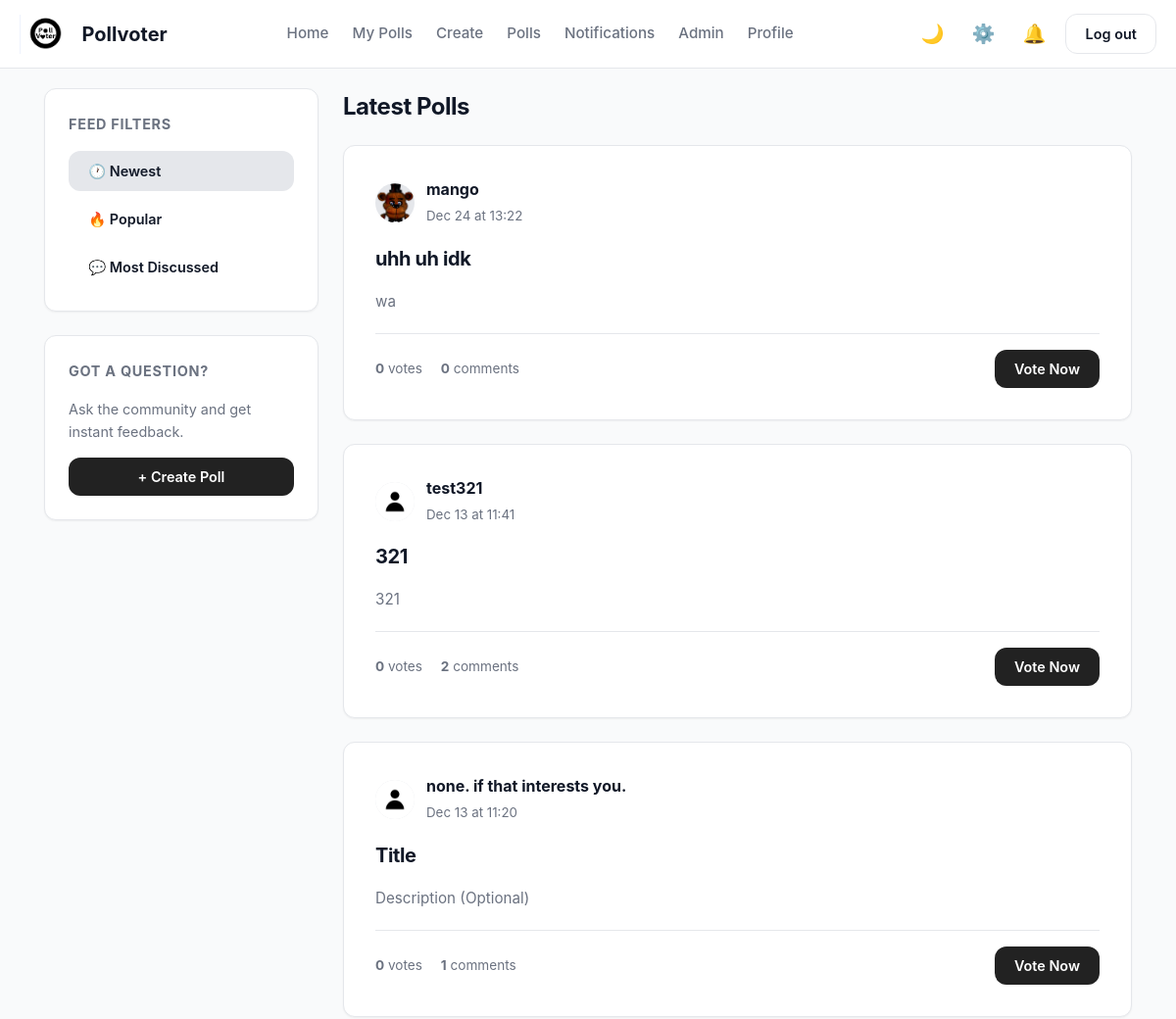
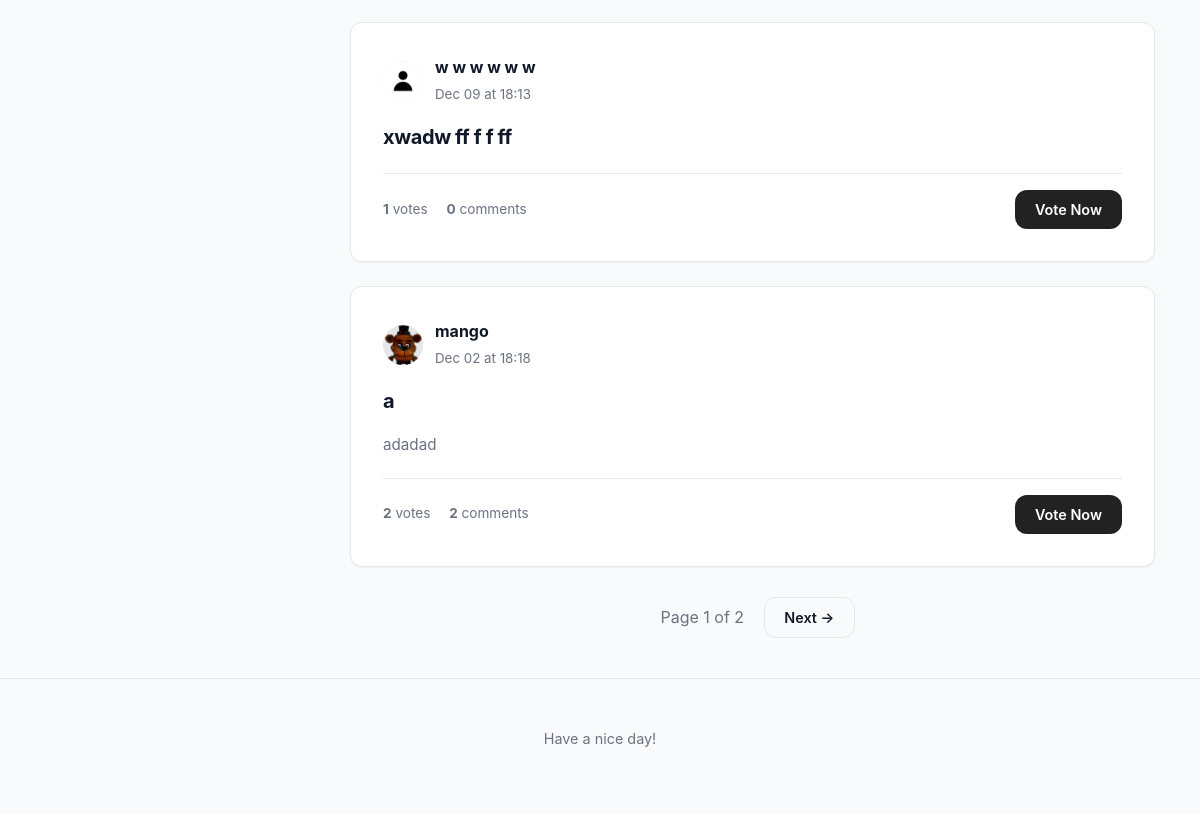
The page /polls (signed in) on the database its author committed (2 pictures, top to bottom).
### app/models.py (models this page shows, shortened)
class Poll(db.Model):
    __tablename__ = "poll"
    id = Column(Integer, primary_key=True)
    title = Column(Text, nullable=False)
    description = Column(String(120))
    created_at = Column(DateTime, default=datetime.now)
    user_id = Column(Integer, ForeignKey("user.id"), nullable=False)
    author = relationship("User", back_populates="polls")
    comments = relationship("Comment", back_populates="poll", cascade="all, delete-orphan")
    options = relationship("PollOption", back_populates="poll", cascade="all, delete-orphan")
    votes = relationship("Vote", back_populates="poll", cascade="all, delete-orphan")
    def getvotecount(self):
        return len(self.votes)

class User(UserMixin, db.Model):
    __tablename__ = "user"
    id = Column(Integer, primary_key=True)
    username = Column(String(20), unique=True, nullable = False)
    created_at = Column(DateTime, default=datetime.now)
    full_name = Column(String(20))
    bio = Column(String(100))
    pfp = Column(Text)
    password_hash = Column(Text)
    is_admin = Column(Boolean, default = False)
    polls = relationship("Poll", back_populates="author")
    votes = relationship("Vote", back_populates="user")
    comments = relationship("Comment", back_populates="author")
    def getpfp(self):
        if self.pfp:
            return f"/static/uploads/pfp/{self.pfp}"
        else:
            return f"/static/uploads/pfp/default.jpg"
    blocked = relationship(
        "User", secondary=blocklist,
        primaryjoin=(blocklist.c.blocker_id == id),
        secondaryjoin=(blocklist.c.blocked_id == id),
        backref=db.backref("blocked_by", lazy="dynamic"),
        lazy="dynamic"
    )
    followed = relationship(
        "User", secondary=followers,
        primaryjoin=(followers.c.follower_id == id),
        secondaryjoin=(followers.c.followed_id == id),
        backref=db.backref("followers", lazy="dynamic"),
        lazy="dynamic"
    )

### app/routes.py (the view)
@polls.route('/polls')
@login_required
def listpolls():
    sort_by = request.args.get('sort_by', 'newest', type=str)
    page = request.args.get('page', 1, type=int)
    blocked_ids = [user.id for user in current_user.blocked]
    blocked_by_ids = [user.id for user in current_user.blocked_by]
    exclude_ids = blocked_ids + blocked_by_ids
    query = Poll.query.filter(Poll.user_id.notin_(exclude_ids))
    if sort_by == 'popular':
        query = query.outerjoin(Vote).group_by(Poll.id).order_by(db.func.count(Vote.id).desc())
    elif sort_by == 'discussed':
        query = query.outerjoin(Comment).group_by(Poll.id).order_by(db.func.count(Comment.id).desc())
    else:
        query = query.order_by(Poll.created_at.desc())
    polls = query.paginate(page=page, per_page=5)
    return render_template('polls.html', polls=polls, sort_by=sort_by)

### app/__init__.py (called while the page is built)
def create_app():
    app = Flask(__name__)
    app.config['SECRET_KEY'] = 'your_secret_key'
    app.config['SQLALCHEMY_DATABASE_URI'] = 'sqlite:///pollvoter.db'
    app.config['SQLALCHEMY_TRACK_MODIFICATIONS'] = False
    app.config["UPLOAD_FOLDER"] = "static/uploads"
    app.config["PFP_FOLDER"] =  "app/static/uploads/pfp"
    db.init_app(app)
    login_manager.init_app(app)
    migrate.init_app(app, db)
    app.register_blueprint(auth)
    app.register_blueprint(main)
    app.register_blueprint(polls)
    app.register_blueprint(admin)
    @login_manager.user_loader
    def load_user(userid):
        return User.query.get(int(userid))
    return app

### app/routes.py (called while the page is built)
@main.app_context_processor
def dropdown_notifications():
    if current_user.is_authenticated:
        unread_count = Notification.query.filter_by(recipient_id = current_user.id, is_read = False).count()
        latest_notifs = Notification.query.filter_by(recipient_id = current_user.id).order_by(Notification.created_at.desc()).limit(5).all()
        return dict(unread_count = unread_count, latest_notifs = latest_notifs)
    return dict(unread_count = 0, latest_notifs = [])

### app/templates/polls.html (shortened to what this page needs)
{% extends "base.html" %}
{% block content %}
<div class="dashboard-layout">
    <aside class="sidebar">
        <div class="sidebar-widget">
            <h3 class="widget-title">Feed Filters</h3>
            <div class="filter-menu" style="display: flex; flex-direction: column; gap: 8px;">
                <a href="{{ url_for('polls.listpolls', sort_by='newest') }}"
                   class="btn btn-outline"
                   style="text-align: left; border-color: transparent; background: {{ 'var(--border-subtle)' if request.args.get('sort_by') == 'newest' or not request.args.get('sort_by') else 'transparent' }};">
                   🕐 Newest
                </a>
                <a href="{{ url_for('polls.listpolls', sort_by='popular') }}"
                   class="btn btn-outline"
                   style="text-align: left; border-color: transparent; background: {{ 'var(--border-subtle)' if request.args.get('sort_by') == 'popular' else 'transparent' }};">
                   🔥 Popular
                </a>
                <a href="{{ url_for('polls.listpolls', sort_by='discussed') }}"
                   class="btn btn-outline"
                   style="text-align: left; border-color: transparent; background: {{ 'var(--border-subtle)' if request.args.get('sort_by') == 'discussed' else 'transparent' }};">
                   💬 Most Discussed
                </a>
            </div>
        </div>
        <div class="sidebar-widget">
            <h3 class="widget-title">Got a question?</h3>
            <p style="font-size: 0.9rem; margin-bottom: 15px;">Ask the community and get instant feedback.</p>
            <a href="{{ url_for('polls.create_poll') }}" class="btn btn-primary" style="display:block; text-align: center;">
                + Create Poll
            </a>
        </div>
    </aside>
    <main class="feed">
        <h2 style="margin-bottom: 20px;">
            {% if request.args.get('sort_by') == 'popular' %}
                Popular Polls
            {% elif request.args.get('sort_by') == 'discussed' %}
                Discussed Polls
            {% else %}
                Latest Polls
            {% endif %}
        </h2>
        {% if polls.items %}
            {% for poll in polls.items %}
            <div class="poll-card">
                <div class="user-row" style="margin-bottom: 15px; border-bottom: none; padding-bottom: 0;">
                    <img src="{{ poll.author.getpfp() if poll.author.getpfp else url_for('static', filename='default.png') }}"
                         class="avatar-sm" alt="Author">
                    <div class="user-info">
                        <strong style="color: var(--text-main);">
                            {{ poll.author.full_name if poll.author.full_name else poll.author.username }}
                        </strong>
                        <br>
                        <small style="color: var(--text-muted);">{{ poll.created_at.strftime('%b %d at %H:%M') }}</small>
                    </div>
                </div>
                <div style="margin-bottom: 20px;">
                    <h3 class="poll-question" style="font-size: 1.25rem;">
                        <a href="{{ url_for('polls.poll_detail', poll_id=poll.id) }}">{{ poll.title }}</a>
                    </h3>
                    {% if poll.description %}
                        <p style="color: var(--text-muted); font-size: 0.95rem;">{{ poll.description }}</p>
                    {% endif %}
                </div>
                <div class="poll-meta-footer">
                    <div class="stats">
                        <span style="margin-right: 15px;">
                             <strong>{{ poll.getvotecount() }}</strong> votes
                        </span>
                        <span>
                             <strong>{{ poll.comments|length }}</strong> comments
                        </span>
                    </div>
                    <a href="{{ url_for('polls.poll_detail', poll_id=poll.id) }}" class="btn btn-primary" style="padding: 8px 20px;">
                        Vote Now
                    </a>
                </div>
            </div>
            {% endfor %}
            <div class="pagination" style="display: flex; justify-content: center; gap: 10px; margin-top: 30px;">
                <span style="display: flex; align-items: center; padding: 0 10px; color: var(--text-muted);">
                    Page {{ polls.page }} of {{ polls.pages }}
                </span>
                {% if polls.has_next %}
                    <a href="{{ url_for('polls.listpolls', page=polls.next_num, sort_by=request.args.get('sort_by')) }}" class="btn btn-outline">Next →</a>
                {% endif %}
            </div>
        {% else %}
            <div class="card" style="text-align: center; padding: 50px;">
                <h3 style="color: var(--text-muted);">No polls found...</h3>
                <p>Be the first one to start a conversation!</p>
                <a href="{{ url_for('polls.create_poll') }}" class="btn btn-primary">Create Poll</a>
            </div>
        {% endif %}
    </main>
</div>
{% endblock %}

### app/static/styles.css (style rules this page uses)
:root { --bg-body: #F9FAFB; --bg-card: #FFFFFF; --bg-nav: rgba(255, 255, 255, 0.9); --text-main: #111827; --text-muted: #6B7280; --primary: #222222; --primary-hover: #2b2b2b; --border-subtle: #E5E7EB; --shadow-sm: 0 1px 2px 0 rgba(0, 0, 0, 0.05); --shadow-md: 0 4px 6px -1px rgba(0, 0, 0, 0.1), 0 2px 4px -1px rgba(0, 0, 0, 0.06); --shadow-lg: 0 10px 15px -3px rgba(0, 0, 0, 0.1); --radius-md: 12px; --radius-full: 9999px; }
* { box-sizing: border-box; margin: 0; padding: 0; }
body { background-color: var(--bg-body); color: var(--text-main); font-family: 'Inter', system-ui, -apple-system, sans-serif; line-height: 1.6; transition: background-color 0.3s ease, color 0.3s ease; -webkit-font-smoothing: antialiased; }
a { text-decoration: none; color: inherit; transition: color 0.2s; }
.btn { display: inline-block; padding: 0.5rem 1.2rem; border-radius: var(--radius-md); font-weight: 600; font-size: 0.9rem; cursor: pointer; border: none; transition: transform 0.1s ease, box-shadow 0.2s ease; }
.btn-primary { background-color: var(--primary); color: white; }
.btn-outline { background: transparent; border: 1px solid var(--border-subtle); color: var(--text-main); }
.poll-card, .card, .profile-container, .auth-box { background-color: var(--bg-card); border-radius: var(--radius-md); padding: 2rem; margin-bottom: 1.5rem; border: 1px solid var(--border-subtle); box-shadow: var(--shadow-sm); transition: transform 0.2s ease, box-shadow 0.2s ease; }
h1, h2, h3 { color: var(--text-main); margin-bottom: 1rem; font-weight: 700; letter-spacing: -0.02em; }
p { color: var(--text-muted); margin-bottom: 1rem; }
.dashboard-layout { display: flex; flex-direction: column; gap: 24px; }
@media (min-width: 992px) { .dashboard-layout { display: grid; grid-template-columns: 320px 1fr; gap: 30px; align-items: start; } }
.sidebar-widget { background-color: var(--bg-card); border-radius: var(--radius-md); padding: 1.5rem; border: 1px solid var(--border-subtle); margin-bottom: 1.5rem; box-shadow: var(--shadow-sm); }
.widget-title { font-size: 0.9rem; font-weight: 700; color: var(--text-muted); margin-bottom: 1rem; text-transform: uppercase; letter-spacing: 0.05em; }
.user-row { display: flex; align-items: center; gap: 12px; margin-bottom: 1rem; padding-bottom: 1rem; border-bottom: 1px solid var(--border-subtle); }
.avatar-sm { width: 40px; height: 40px; border-radius: 50%; object-fit: cover; background-color: var(--border-subtle); }
.poll-meta-footer { display: flex; justify-content: space-between; align-items: center; margin-top: 1rem; padding-top: 1rem; border-top: 1px solid var(--border-subtle); font-size: 0.85rem; color: var(--text-muted); }
@media (min-width: 992px) { .dashboard-layout { display: grid; grid-template-columns: 280px 1fr; gap: 25px; align-items: start; } }
.dashboard-layout h2 { margin-top: 0; margin-bottom: 20px; font-size: 1.5rem; }

### rows shown on the page
Poll: author.getpfp (picture), author "mango", created_at "Dec 24 at 13:22", title "uhh uh idk", description "wa", getvotecount "0", comments|length "0"
Poll: author "test321", created_at "Dec 13 at 11:41", title "321", description "321", getvotecount "0", comments|length "2"
Poll: author "none. if that interests you.", created_at "Dec 13 at 11:20", title "Title", description "Description (Optional)", getvotecount "0", comments|length "1"
Poll: author "w w w w w w", created_at "Dec 09 at 18:13", title "xwadw ff f f ff", getvotecount "1", comments|length "0"
Poll: author.getpfp (picture), author "mango", created_at "Dec 02 at 18:18", title "a", description "adadad", getvotecount "2", comments|length "2"

### other values the page prints
{{ polls.page }} "1"
{{ polls.pages }} "2"
